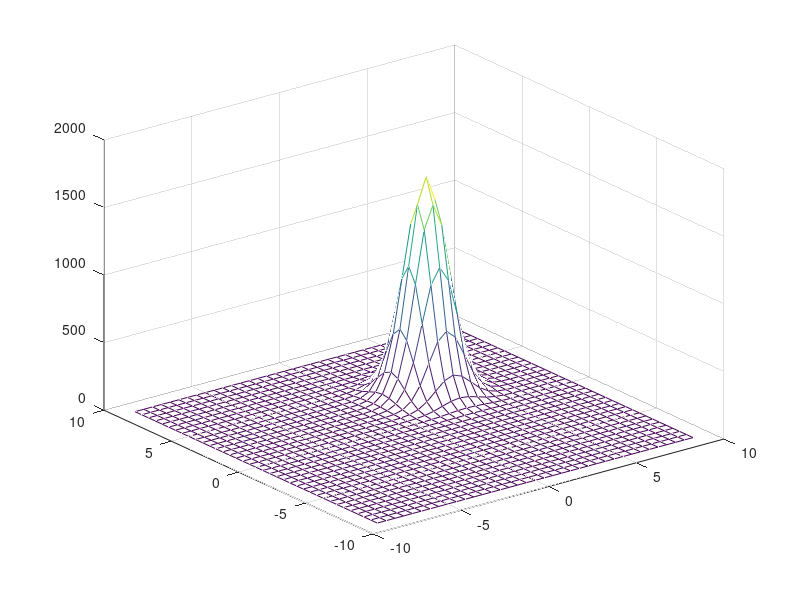

Write MATLAB code to recreate this figure. (Note: this script raises an error after producing the figure.)
function MLE_Single2D_Gaussian_Final
clc;
clear all;
format long;

pxSize = 1; %um;

ux=pxSize*3;
uy=pxSize*3;
sigmaValueX=pxSize*1;
sigmaValueY=pxSize*1;
b=0;
N=10^4;;
a=1*pxSize;

correctCoeffs = [ux uy sigmaValueX sigmaValueY,b,N];

%[x,y] = meshgrid(-9:0.25:9,-9:0.25:9);
[x,y] = meshgrid(-9*pxSize:pxSize/2:9*pxSize,-9*pxSize:pxSize/2:9*pxSize);
zValues = N*a^2*(1./(2.*pi.*sigmaValueX.*sigmaValueY)).*exp(-((x-ux).^2./(2.*sigmaValueX.^2) + (y-uy).^2./(2.*sigmaValueY.^2)));


% %corrupt with Poisson noise 
% % J = imnoise(zValues,'gaussian',1,0.001)
% % zValues=J;
% snr = 0.1;
% s_noisy = awgn(zValues,snr);
% fn = zValues + randn(size(zValues))*10; % Adding white noise

fn = zValues;

figure
%mesh(x,y,zValues);
mesh(x,y,fn);

Sx= sigmaValueX;
Sy= sigmaValueY;

ux0=2;
uy0=2;
Sx0=0.5;
Sy0=0.5;
b0=0;
N0=50;


x0 = [ux0, uy0, Sx0,Sy0,b0,N0];

% The funtion to be minimized is the negative of the log likelihood
datafun = @(params)(sum (sum ((expected (x,y,params,a))))-sum (sum (zValues.*log (expected (x,y,params,a)))));
options = optimset ('MaxFunEvals', 10000, 'MaxIter', 10000, 'TolFun', 1e-5);
% fminsearch performs the multivariable minimization
[paramsF,fval,exitflag,output]  = fminsearch (datafun, x0, options);

correctCoeffs

paramsF


figure;
mesh (expected (x,y,paramsF,a))

end

function p = twoDGauss (x,y,ux,uy,s1,s2)
% 2D Gaussian. (SOM Eq. 3)
p = 1/(2*pi*s1*s2) * exp (-( (x-ux).^2./(2*s1^2)+(y-uy).^2./(2*s2^2) ));

end

function E = expected (x,y,params,a)
% The expected counts per pixel. (SOM Eq. 12)
E = params (6)*a^2*twoDGauss (x,y,params (1),params (2),params (3),params (4))+params (5)^2;
end


